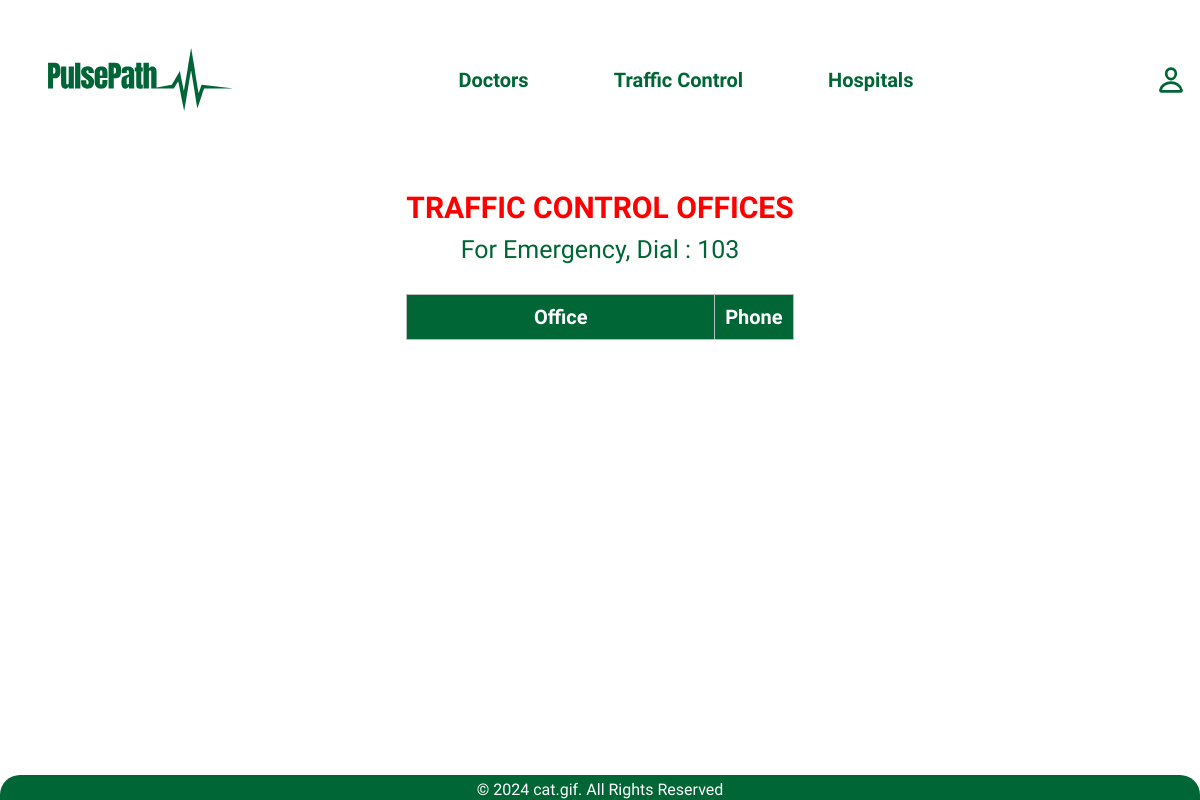
/content/traffic.php (signed in), run on an earlier commit of the app's database.
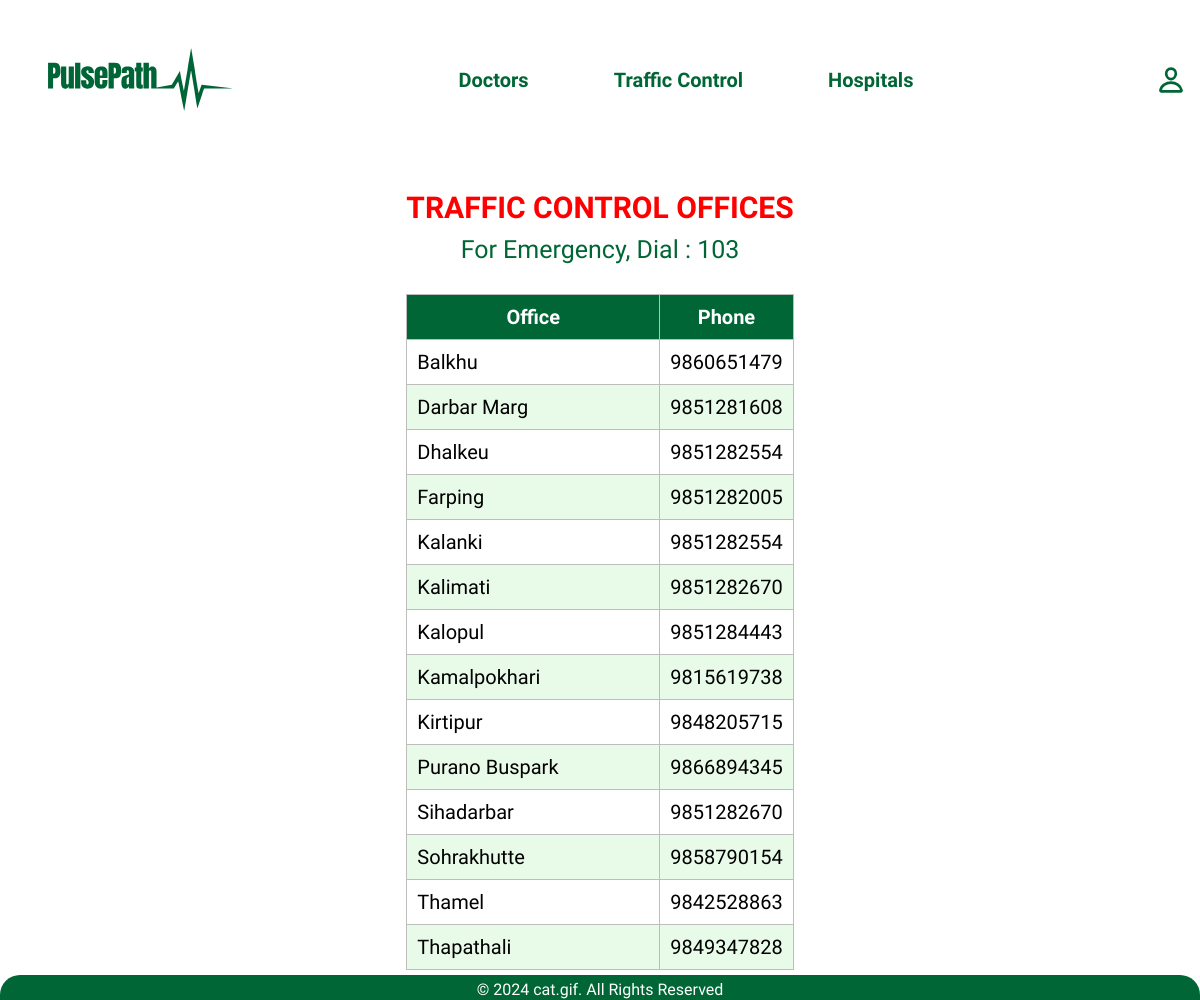
And on a later commit of the database.
### tables this page shows
CREATE TABLE `traffic_police` (
  `id` int(11) NOT NULL,
  `office` varchar(255) NOT NULL,
  `phone` varchar(50) NOT NULL,
  `date_added` timestamp NOT NULL DEFAULT current_timestamp()
);

### assets/Database/connection.php (called while the page is built, shortened)
<?php
class Connection
{
    public $pdo = null;
    public function __construct()
    {
        try {
            $this->pdo = new PDO("mysql:host=localhost;dbname=pulsepath001;charset=utf8mb4", "root", "");
            $this->pdo->setAttribute(PDO::ATTR_ERRMODE, PDO::ERRMODE_EXCEPTION);
        } catch (PDOException $e) {
            die("ERROR: Could not connect. " . $e->getMessage());
        }
    }
    public function __destruct()
    {
        $this->pdo = null;
    }
    public function getTrafficPoliceData()
    {
        $statement = $this->pdo->prepare("SELECT * FROM traffic_police order by office asc");
        $statement->execute();
        $trafficPoliceData = $statement->fetchAll(PDO::FETCH_ASSOC);
        return $trafficPoliceData;
    }
}

### content/traffic.php (the view, shortened to what this page needs)
<?php
if (!isset($_SESSION['uid'])) {
    header("Location: content/user/login.php");
} else {
    require_once "../assets/Database/connection.php";
    $connection = new Connection();
    $trafficPoliceData = $connection->getTrafficPoliceData();
}
?>
<!DOCTYPE html>
<html lang="en">
<head>
    <link rel="stylesheet" href="../assets/CSS/style.css" />
</head>
<body>
  <?php include 'navbar/navbar.php'; ?>
    <section class="traffic-section">
        <h2>Traffic control offices</h2>
        <span>
            <p>For Emergency, Dial : 103</p>
        </span>
        <div class="traffic-table">
            <table>
                <tbody>
                    <tr>
                        <th>Office</th>
                        <th>Phone</th>
                    </tr>
                    <?php foreach ($trafficPoliceData as $trafficPolice) : ?>
                        <tr>
                            <td>
                                <?php echo $trafficPolice['office']; ?>
                            </td>
                            <td>
                                <?php echo $trafficPolice['phone']; ?>
                            </td>
                        </tr>
                    <?php endforeach; ?>
                </tbody>
            </table>
    </section>
    <?php
    include 'footer/footer.php';
    ?>
</body>
</html>

### content/navbar/navbar.php (shortened to what this page needs)
<!DOCTYPE html>
<html lang="en">
<head>
  <link rel="stylesheet" href="/PulsePath/assets/CSS/style.css" />
</head>
<body>
  <header class="header" data-header>
        <div class="container">
            <a href="/PulsePath/index.php" class="logo">
                <img src="/PulsePath/assets/images/logo.svg" width="250px" alt="PulsePath logo" />
            </a>
            <nav class="navbar" data-navbar>
                <ul class="navbar-list">
                    <li class="navbar-item">
                        <a href="/PulsePath/content/doctor.php" class="navbar-link"><strong>Doctors</strong></a>
                    </li>
                    <li class="navbar-item">
                        <a href="/PulsePath/content/traffic.php" class="navbar-link"><strong>Traffic Control</strong></a>
                    </li>
                    <li class="navbar-item">
                        <a href="/PulsePath/content/hospital.php" class="navbar-link"><strong>Hospitals</strong></a>
                    </li>
                </ul>
                <ul class="nav-action-list">
                    <li id="profile-dropdown">
                        <div class="nav-action-btn">
                            <ion-icon name="person-outline" aria-hidden="true"></ion-icon>
                        </div>
                    </li>
                </ul>
            </nav>
        </div>
    </header>
</body>
</html>

### content/footer/footer.php
<section class="footer">
    <footer>
        <div class="footer-bottom">
            <div class="container">
                <p class="copyright">&copy; 2024 cat.gif. All Rights Reserved</p>
            </div>
        </div>
    </footer>
</section>

What changed in the data, as far as the page shows it:
added traffic_police: office "Balkhu", phone "9860651479"
added traffic_police: office "Darbar Marg", phone "9851281608"
added traffic_police: office "Dhalkeu", phone "9851282554"
added traffic_police: office "Farping", phone "9851282005"
added traffic_police: office "Kalanki", phone "9851282554"
added traffic_police: office "Kalimati", phone "9851282670"
added traffic_police: office "Kalopul", phone "9851284443"
added traffic_police: office "Kamalpokhari", phone "9815619738"
added traffic_police: office "Kirtipur", phone "9848205715"
added traffic_police: office "Purano Buspark", phone "9866894345"
added traffic_police: office "Sihadarbar", phone "9851282670"
added traffic_police: office "Sohrakhutte", phone "9858790154"
added traffic_police: office "Thamel", phone "9842528863"
added traffic_police: office "Thapathali", phone "9849347828"
